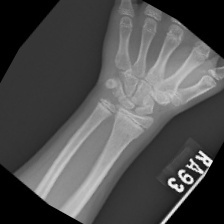
#> input picture Bone_Fracture_Binary_Classification/train/fractured/1-rotated1-rotated3-rotated1 - Copy (1).jpg, 224 x 224 px; its folder holds only this picture in this run
$ jupyter execute Bone_Frtacture_Project.ipynb
#> lines starting #> are read from the running program, lines starting #| are printed output that depends on the picture; after the words box and inside, x2 and y2 are one past the last pixel; in counts of white or black regions, pixels touching at a corner belong together
[cell 1]
import cv2 as cv
import numpy as np
#from google.colab import drive
import matplotlib.pyplot as plt
import os
from tqdm import tqdm
from sklearn.cluster import MiniBatchKMeans

from sklearn.preprocessing import StandardScaler
from sklearn.svm import SVC
from sklearn.metrics import accuracy_score
from sklearn.metrics import confusion_matrix

[cell 2]
import hashlib
import pickle

def model_hash(obj):
    return hashlib.md5(pickle.dumps(obj)).hexdigest()

# 1. Load data

[cell 3]
#drive.mount('/content/drive',force_remount=True)
base_dir = 'Bone_Fracture_Binary_Classification'

train_dir = os.path.join(base_dir, 'train')
val_dir = os.path.join(base_dir, 'val')
test_dir = os.path.join(base_dir, 'test')

class_folders = ['fractured', 'not fractured']

# functions

[cell 4]
def generate_bone_mask(img):

    blurred = cv.GaussianBlur(img, (5, 5), 0)
    thresh = cv.adaptiveThreshold(
        blurred, 255,
        cv.ADAPTIVE_THRESH_MEAN_C,
        cv.THRESH_BINARY,
        11, 2
    )
    thresh = cv.bitwise_not(thresh)
    kernel = np.ones((3, 3), np.uint8)
    cleaned = cv.morphologyEx(thresh, cv.MORPH_OPEN, kernel, iterations=1)

    return cleaned

[cell 5]
def extract_all_sift_descriptors(folder_path):
    sift = cv.SIFT_create()
    all_descriptors = []

    for class_name in class_folders:
        class_path = os.path.join(folder_path, class_name)
        img_files = os.listdir(class_path)

        for img_file in tqdm(img_files, desc=f"Extracting SIFT from {class_name}"):
            img_path = os.path.join(class_path, img_file)
            img = cv.imread(img_path, cv.IMREAD_GRAYSCALE)
#> img is the input picture: shape (224, 224); min 0, max 248, mean 78.4
            if img is None:
                continue

            img = cv.resize(img, (256, 256))   #good trade-off between detail and speed
#> img: shape (256, 256)
            mask = generate_bone_mask(img)
#> in generate_bone_mask, `blurred = cv.GaussianBlur(img, (5, 5), 0)`:
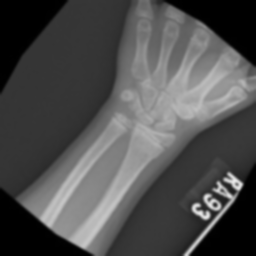
#> blurred: shape (256, 256); min 0, max 233, mean 78.3
#> in generate_bone_mask, `thresh = cv.adaptiveThreshold( blurred, 255, cv.ADAPTIVE_THRESH_MEAN_C..`:
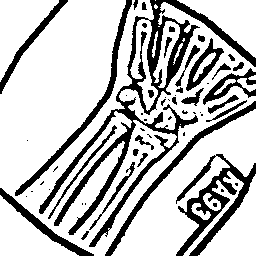
#> thresh: shape (256, 256); 75.4% white; 57 black regions (28 under 20 px), largest, box (x1, y1, x2, y2) and area: (39, 0, 256, 247) 6542, (176, 154, 256, 256) 2461, (15, 0, 132, 196) 1352
#> in generate_bone_mask, `cleaned = cv.morphologyEx(thresh, cv.MORPH_OPEN, kernel, iterations=1)`:
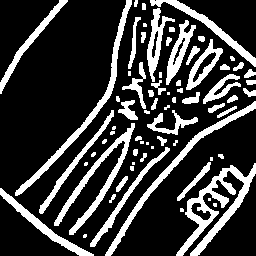
#> cleaned: shape (256, 256); 22.8% white; 71 white regions (22 under 20 px), largest, box (x1, y1, x2, y2) and area: (176, 163, 256, 256) 2071, (54, 123, 135, 235) 1354, (15, 0, 132, 196) 1350
            keypoints, descriptors = sift.detectAndCompute(img, None)
#> keypoints = 116 keypoints; strongest (x, y, size): (209, 199, 2.4), (237, 184, 2), (198, 209, 2.4), (222, 190, 2.1)
            if descriptors is not None:
                all_descriptors.extend(descriptors)
#> pass 2 of the loop in extract_all_sift_descriptors, `for class_name in class_folders:`:
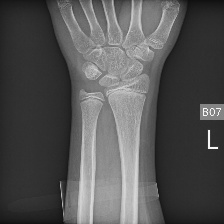
#> input picture Bone_Fracture_Binary_Classification/train/not fractured/2-rotated1 (1).jpg, 224 x 224 px
#> in extract_all_sift_descriptors, img is the input picture: shape (224, 224); min 11, max 249, mean 84.2
#> img: shape (256, 256)
#> in generate_bone_mask (call 2), `thresh = cv.adaptiveThreshold( blurred, 255, cv.ADAPTIVE_THRESH_MEAN_C..`:
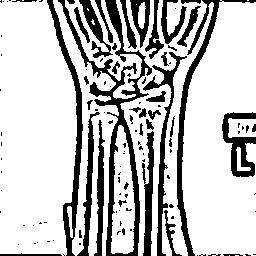
#> thresh: shape (256, 256); 76.6% white; 114 black regions (76 under 20 px), largest, box (x1, y1, x2, y2) and area: (58, 0, 152, 256) 3407, (177, 0, 256, 256) 1754, (47, 0, 83, 256) 1597
#> in generate_bone_mask (call 2), `cleaned = cv.morphologyEx(thresh, cv.MORPH_OPEN, kernel, iterations=1)`:
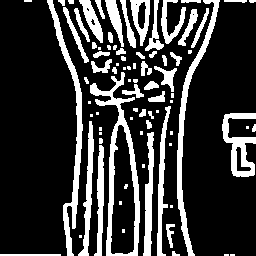
#> cleaned: shape (256, 256); 21.6% white; 82 white regions (34 under 20 px), largest, box (x1, y1, x2, y2) and area: (90, 72, 140, 256) 1987, (47, 0, 83, 256) 1574, (177, 0, 220, 256) 1482
#> in extract_all_sift_descriptors, `keypoints, descriptors = sift.detectAndCompute(img, None)`: keypoints = 131 keypoints; strongest (x, y, size): (248, 169, 1.8), (239, 150, 2), (239, 168, 2.5), (241, 166, 1.9)
    return np.array(all_descriptors)
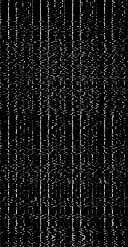
#> returned value: shape (247, 128) float32; min 0, max 211, mean 23.2

[cell 6]
def create_bow_histograms(folder_path, kmeans_model):
    sift = cv.SIFT_create()
    X = []
    y = []

    for label_idx, class_name in enumerate(class_folders):
        class_path = os.path.join(folder_path, class_name)
        img_files = os.listdir(class_path)

        for img_file in tqdm(img_files, desc=f"Creating BoW for {class_name}"):
            img_path = os.path.join(class_path, img_file)
            img = cv.imread(img_path, cv.IMREAD_GRAYSCALE)
            if img is None:
                continue

            img = cv.resize(img, (256, 256))
            keypoints, descriptors = sift.detectAndCompute(img, None)

            if descriptors is not None:
                predictions = kmeans_model.predict(descriptors)
                hist, _ = np.histogram(predictions, bins=np.arange(K + 1))
                X.append(hist)
                y.append(label_idx)

    return np.array(X), np.array(y)

# 2. Preprocess

[cell 7]
all_descriptors = extract_all_sift_descriptors(train_dir)
K = 100
kmeans = MiniBatchKMeans(n_clusters=K, batch_size=1000)
kmeans.fit(all_descriptors)

print("Visual vocabulary created with", K, "words.")

[cell 8]
X_train, y_train = create_bow_histograms(train_dir, kmeans)
#> in create_bow_histograms, `keypoints, descriptors = sift.detectAndCompute(img, None)`: keypoints = 116 keypoints; strongest (x, y, size): (209, 199, 2.4), (237, 184, 2), (198, 209, 2.4), (222, 190, 2.1)
#> in create_bow_histograms, `predictions = kmeans_model.predict(descriptors)`: predictions = 116 values, max 98 at index 50, min 0 at index 36, mean 40.31
#> in create_bow_histograms, `hist, _ = np.histogram(predictions, bins=np.arange(K + 1))`: hist = 100 values, max 8 at index 31, min 0 at index 2, mean 1.16
#> pass 2 of the loop in create_bow_histograms, `for label_idx, class_name in enumerate(class_folders):`:
#> in create_bow_histograms, `keypoints, descriptors = sift.detectAndCompute(img, None)`: keypoints = 131 keypoints; strongest (x, y, size): (248, 169, 1.8), (239, 150, 2), (239, 168, 2.5), (241, 166, 1.9)
#> in create_bow_histograms, `predictions = kmeans_model.predict(descriptors)`: predictions = 131 values, max 99 at index 130, min 0 at index 27, mean 37.67
#> in create_bow_histograms, `hist, _ = np.histogram(predictions, bins=np.arange(K + 1))`: hist = 100 values, max 13 at index 16, min 0 at index 3, mean 1.31
#> y_train = [0, 1]
X_val, y_val = create_bow_histograms(val_dir, kmeans)
#> in create_bow_histograms (call 2), `keypoints, descriptors = sift.detectAndCompute(img, None)`: keypoints = 116 keypoints; strongest (x, y, size): (209, 199, 2.4), (237, 184, 2), (198, 209, 2.4), (222, 190, 2.1)
#> pass 2 of the loop in create_bow_histograms, `for label_idx, class_name in enumerate(class_folders):`:
#> in create_bow_histograms (call 2), `keypoints, descriptors = sift.detectAndCompute(img, None)`: keypoints = 131 keypoints; strongest (x, y, size): (248, 169, 1.8), (239, 150, 2), (239, 168, 2.5), (241, 166, 1.9)
#> y_val = [0, 1]
X_test, y_test = create_bow_histograms(test_dir, kmeans)
#> in create_bow_histograms (call 3), `keypoints, descriptors = sift.detectAndCompute(img, None)`: keypoints = 116 keypoints; strongest (x, y, size): (209, 199, 2.4), (237, 184, 2), (198, 209, 2.4), (222, 190, 2.1)
#> pass 2 of the loop in create_bow_histograms, `for label_idx, class_name in enumerate(class_folders):`:
#> in create_bow_histograms (call 3), `keypoints, descriptors = sift.detectAndCompute(img, None)`: keypoints = 131 keypoints; strongest (x, y, size): (248, 169, 1.8), (239, 150, 2), (239, 168, 2.5), (241, 166, 1.9)
#> y_test = [0, 1]

# 3. Train model

[cell 9]
from sklearn.preprocessing import StandardScaler

scaler = StandardScaler()
X_train = scaler.fit_transform(X_train)
X_val = scaler.transform(X_val)
X_test = scaler.transform(X_test)

[cell 10]
svm = SVC(kernel='rbf')
svm.fit(X_train, y_train)

y_pred = svm.predict(X_val)
#> y_pred = [0, 1]
print("Validation Accuracy:", accuracy_score(y_val, y_pred))
#| Validation Accuracy: 1.0

y_pred_test = svm.predict(X_test)
#> y_pred_test = [0, 1]
print("Test Accuracy:", accuracy_score(y_test, y_pred_test))
#| Test Accuracy: 1.0

[cell 11]
cm = confusion_matrix(y_val, y_pred)
#> cm = [[1, 0], [0, 1]]
print("Confusion Matrix validation :\n", cm)
#| Confusion Matrix validation :
#|  [[1 0]
#|  [0 1]]

[cell 12]
cm = confusion_matrix(y_test, y_pred_test)
print("Confusion Matrix test:\n", cm)
#| Confusion Matrix test:
#|  [[1 0]
#|  [0 1]]

# testing folder

[cell 13]
#imgTest=cv.imread('test.jpg',cv.IMREAD_GRAYSCALE)
imgTest=cv.imread('notFracturedTEST.jpg',cv.IMREAD_GRAYSCALE)
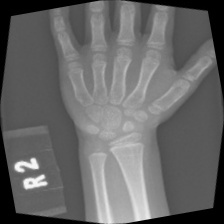
#> input picture notFracturedTEST.jpg, 224 x 224 px
#> imgTest is the input picture: shape (224, 224); min 0, max 250, mean 103.3
if imgTest is None:
    print("Error: Could not load image.")

img_resized = cv.resize(imgTest, (256, 256))

[cell 14]
sift = cv.SIFT_create()
keypoints_cv, descriptors_cv = sift.detectAndCompute(imgTest, None)
#> keypoints_cv = 70 keypoints; strongest (x, y, size): (34, 164, 6.6), (29, 184, 8.5), (147, 217, 4.3), (42, 177, 3.1)
output_cv = cv.drawKeypoints(
    imgTest, keypoints_cv, None,
    flags=cv.DRAW_MATCHES_FLAGS_DRAW_RICH_KEYPOINTS
)
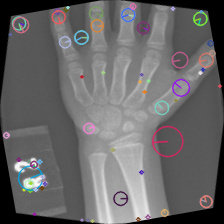
#> output_cv: shape (224, 224, 3); mean of channels 0, 1, 2 104.1, 103.2, 104.4; drawn as B, G, R
plt.imshow(output_cv[..., ::-1])  # BGR to RGB
plt.title(" SIFT Keypoints")
plt.axis('off')
plt.show()

[cell 15]
if descriptors_cv is not None:
    predictions = kmeans.predict(descriptors_cv)
#> predictions = 70 values, max 93 at index 35, min 0 at index 29, mean 32.49
    K = 100 # From the notebook
    hist, _ = np.histogram(predictions, bins=np.arange(K + 1))
#> hist = 100 values, max 9 at index 8, min 0 at index 3, mean 0.7
    # Reshape for scaling
    hist_reshaped = hist.reshape(1, -1)
else:
    print("No SIFT descriptors found for the image.")
    hist_reshaped = None # Handle cases with no descriptors


if hist_reshaped is not None:
    scaled_hist = scaler.transform(hist_reshaped)


if scaled_hist is not None:
    prediction_label = svm.predict(scaled_hist)[0]
#> prediction_label = 0
    class_folders = ['fractured', 'not fractured']
    predicted_class = class_folders[prediction_label]
#> predicted_class = 'fractured'
    print(f"The image is predicted as: {predicted_class}")
#| The image is predicted as: fractured
